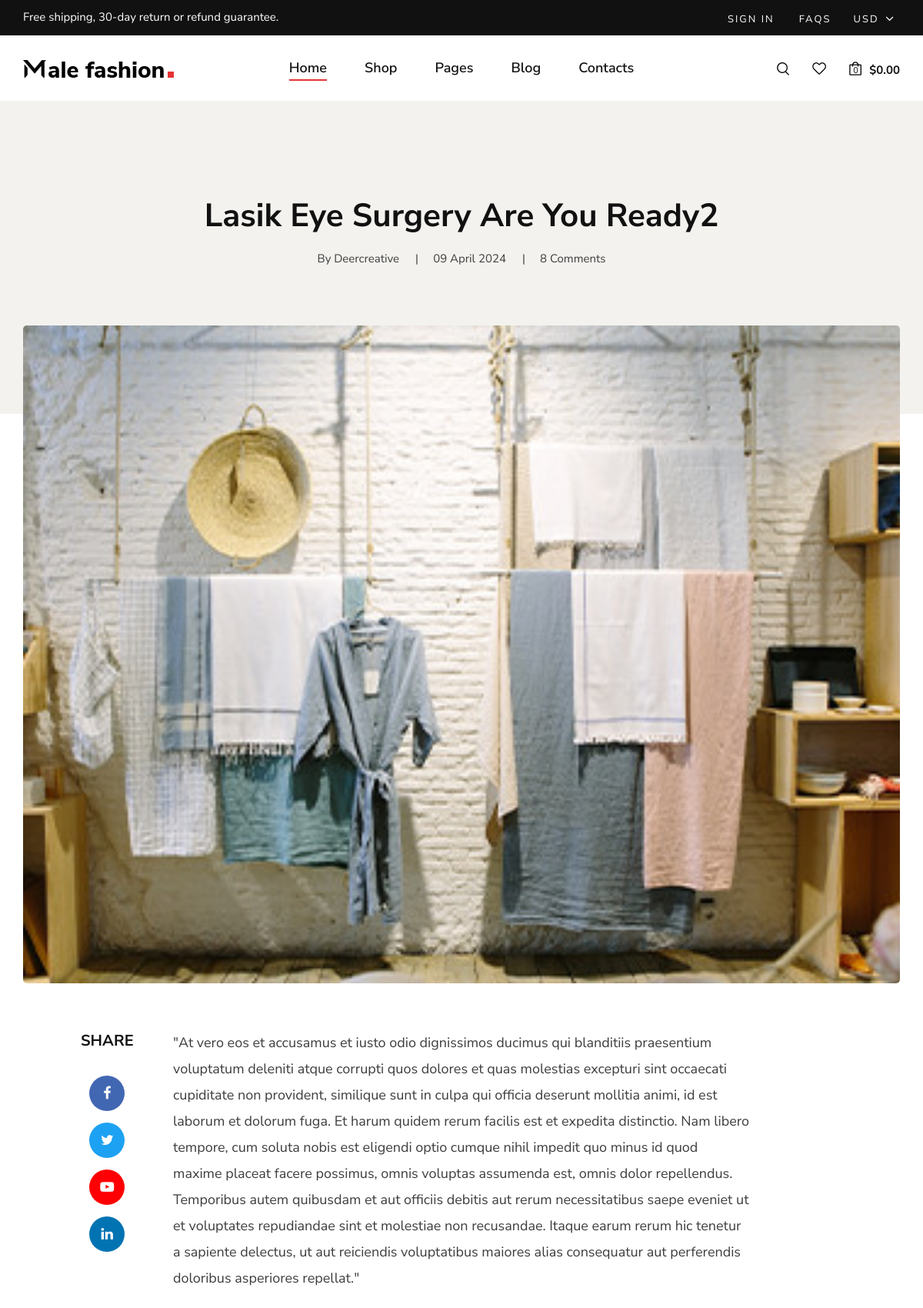
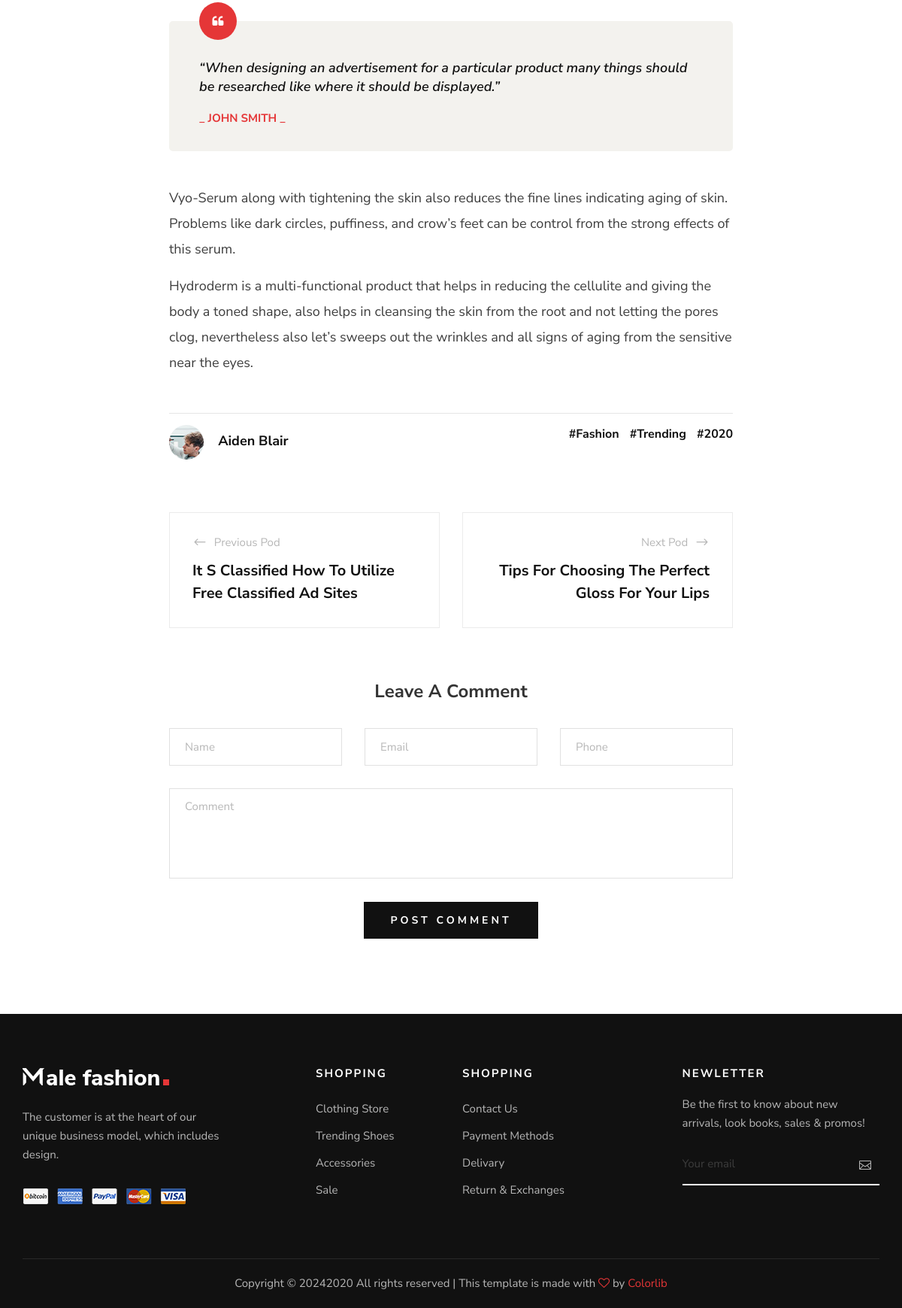
The page /blog-details/lasik-eye-surgery-are-you-ready2/ on the database its author committed (2 pictures, top to bottom).
### core/models.py (models this page shows, shortened)
class BaseModel(models.Model):
  created_at = models.DateTimeField(auto_now_add=True)
  updated_at = models.DateTimeField(auto_now=True)
  is_active = models.BooleanField(default=True)
  class Meta:
    abstract = True

class Setting(BaseModel):
  name = models.CharField(max_length=50)
  address = models.CharField(max_length=100)
  phone = models.CharField(max_length=50)
  email = models.EmailField()
  facebook = models.URLField()
  instagram = models.URLField()
  pinterest = models.URLField()
  twitter = models.URLField()
  youtube = models.URLField()
  logo = models.ImageField(upload_to='logo/')
  blog_bg_image = models.ImageField(upload_to='blog_bg/')
  location = models.URLField(max_length=2000)
  slogan = models.CharField(max_length=2000)
  class Meta:
    verbose_name = ("Setting")
    verbose_name_plural = ("Setting")

class Blog(BaseModel):
  slug = models.SlugField(max_length=100, unique=True)
  title = models.CharField(max_length=100)
  desription = models.TextField()
  aforism = models.CharField(max_length=500)
  author = models.CharField(max_length=50)
  image = models.ImageField(upload_to='blog/')
  class Meta:
    verbose_name = ("Blog")
    verbose_name_plural = ("Blog")

### core/views.py (the view)
# urls.py: path('blog-details/<str:blog_slug>/', blog_details, name='blog-details'),
def blog_details(request, blog_slug):
  blog = Blog.objects.get(slug = blog_slug)
  context = {
    'title' : blog.title,
    'blog' : blog
  }
  return render(request, 'blog-details.html', context=context)

### core/context_processors/context_processors.py (called while the page is built)
def my_setting_func(request):
  setting_data = Setting.objects.first()
  return {
    'setting_data' : setting_data
  }

### core/templates/blog-details.html (shortened to what this page needs)
{% extends 'base.html' %}
{% load static %}
{% block content %}
<section class="blog-hero spad">
    <div class="container">
        <div class="row d-flex justify-content-center">
            <div class="col-lg-9 text-center">
                <div class="blog__hero__text">
                    <h2>{{ blog.title }}</h2>
                    <ul>
                        <li>By Deercreative</li>
                        <li>{{ blog.created_at|date:"d F Y" }}</li>
                        <li>8 Comments</li>
                    </ul>
                </div>
            </div>
        </div>
    </div>
</section>
<section class="blog-details spad">
    <div class="container">
        <div class="row d-flex justify-content-center">
            <div class="col-lg-12">
                <div class="blog__details__pic">
                    <img src="{{ blog.image.url }}" alt="">
                </div>
            </div>
            <div class="col-lg-8">
                <div class="blog__details__content">
                    <div class="blog__details__share">
                        <span>share</span>
                        <ul>
                            <li><a href="#"><i class="fa fa-facebook"></i></a></li>
                            <li><a href="#" class="twitter"><i class="fa fa-twitter"></i></a></li>
                            <li><a href="#" class="youtube"><i class="fa fa-youtube-play"></i></a></li>
                            <li><a href="#" class="linkedin"><i class="fa fa-linkedin"></i></a></li>
                        </ul>
                    </div>
                    <div class="blog__details__text">
                        <p>{{ blog.desription }}</p>
                    </div>
                    <div class="blog__details__quote">
                        <i class="fa fa-quote-left"></i>
                        <p>{{ blog.aforism }}</p>
                        <h6>{{ blog.author }}</h6>
                    </div>
                    <div class="blog__details__text">
                        <p>Vyo-Serum along with tightening the skin also reduces the fine lines indicating aging of
                            skin. Problems like dark circles, puffiness, and crow’s feet can be control from the
                            strong effects of this serum.</p>
                        <p>Hydroderm is a multi-functional product that helps in reducing the cellulite and giving
                            the body a toned shape, also helps in cleansing the skin from the root and not letting
                            the pores clog, nevertheless also let’s sweeps out the wrinkles and all signs of aging
                            from the sensitive near the eyes.</p>
                    </div>
                    <div class="blog__details__option">
                        <div class="row">
                            <div class="col-lg-6 col-md-6 col-sm-6">
                                <div class="blog__details__author">
                                    <div class="blog__details__author__pic">
                                        <img src="{% static 'img/blog/details/blog-author.jpg' %}" alt="">
                                    </div>
                                    <div class="blog__details__author__text">
                                        <h5>Aiden Blair</h5>
                                    </div>
                                </div>
                            </div>
                            <div class="col-lg-6 col-md-6 col-sm-6">
                                <div class="blog__details__tags">
                                    <a href="#">#Fashion</a>
                                    <a href="#">#Trending</a>
                                    <a href="#">#2020</a>
                                </div>
                            </div>
                        </div>
                    </div>
                    <div class="blog__details__btns">
                        <div class="row">
                            <div class="col-lg-6 col-md-6 col-sm-6">
                                <a href="" class="blog__details__btns__item">
                                    <p><span class="arrow_left"></span> Previous Pod</p>
                                    <h5>It S Classified How To Utilize Free Classified Ad Sites</h5>
                                </a>
                            </div>
                            <div class="col-lg-6 col-md-6 col-sm-6">
                                <a href="" class="blog__details__btns__item blog__details__btns__item--next">
                                    <p>Next Pod <span class="arrow_right"></span></p>
                                    <h5>Tips For Choosing The Perfect Gloss For Your Lips</h5>
                                </a>
                            </div>
                        </div>
                    </div>
                    <div class="blog__details__comment">
                        <h4>Leave A Comment</h4>
                        <form action="#">
                            <div class="row">
                                <div class="col-lg-4 col-md-4">
                                    <input type="text" placeholder="Name">
                                </div>
                                <div class="col-lg-4 col-md-4">
                                    <input type="text" placeholder="Email">
                                </div>
                                <div class="col-lg-4 col-md-4">
                                    <input type="text" placeholder="Phone">
                                </div>
                                <div class="col-lg-12 text-center">
                                    <textarea placeholder="Comment"></textarea>
                                    <button type="submit" class="site-btn">Post Comment</button>
                                </div>
                            </div>
                        </form>
                    </div>
                </div>
            </div>
        </div>
    </div>
</section>
{% endblock %}

### core/templates/partials/header.html (shortened to what this page needs)
{% load static %}
<header class="header">
    <div class="header__top">
        <div class="container">
            <div class="row">
                <div class="col-lg-6 col-md-7">
                    <div class="header__top__left">
                        <p>Free shipping, 30-day return or refund guarantee.</p>
                    </div>
                </div>
                <div class="col-lg-6 col-md-5">
                    <div class="header__top__right">
                        <div class="header__top__links">
                            <a href="#">Sign in</a>
                            <a href="#">FAQs</a>
                        </div>
                        <div class="header__top__hover">
                            <span>Usd <i class="arrow_carrot-down"></i></span>
                        </div>
                    </div>
                </div>
            </div>
        </div>
    </div>
    <div class="container">
        <div class="row">
            <div class="col-lg-3 col-md-3">
                <div class="header__logo">
                    <a href="{% url 'home' %}"><img src="{% if setting_data %} {{ setting_data.logo.url }} {% endif %}" alt=""></a>
                </div>
            </div>
            <div class="col-lg-6 col-md-6">
                <nav class="header__menu mobile-menu">
                    <ul>
                        <li class="active"><a href="{% url 'home' %}">Home</a></li>
                        <li><a href="{% url 'shop' %}">Shop</a></li>
                        <li><a href="#">Pages</a>
                        </li>
                        <li><a href="{% url 'blog' %}">Blog</a></li>
                        <li><a href="{% url 'contact_us' %}">Contacts</a></li>
                    </ul>
                </nav>
            </div>
            <div class="col-lg-3 col-md-3">
                <div class="header__nav__option">
                    <a href="#" class="search-switch"><img src="{% static 'img/icon/search.png' %}" alt=""></a>
                    <a href="#"><img src="{% static 'img/icon/heart.png' %}" alt=""></a>
                    <a href="#"><img src="{% static 'img/icon/cart.png' %}" alt=""> <span>0</span></a>
                    <div class="price">$0.00</div>
                </div>
            </div>
        </div>
    </div>
</header>

### rows shown on the page
Setting: logo (picture)
Blog: title "Lasik Eye Surgery Are You Ready2", created_at "09 April 2024", image (picture), desription "\"At vero eos et accusamus et iusto odio dignissimos ducimus qui blanditiis praesentium voluptatum deleniti atque corrupti quos dolores et quas molestias excepturi sint occaecati cupiditate non provident, similique sunt in culpa qui officia deserunt mollitia animi, id est laborum et dolorum fuga. Et harum quidem rerum facilis est et expedita distinctio. Nam libero tempore, cum soluta nobis est eligendi optio cumque nihil impedit quo minus id quod maxime placeat facere possimus, omnis voluptas assumenda est, omnis dolor repellendus. Temporibus autem quibusdam et aut officiis debitis aut rerum necessitatibus saepe eveniet ut et voluptates repudiandae sint et molestiae non recusandae. Itaque…", aforism "“When designing an advertisement for a particular product many things should be researched like where it should be displayed.”", author "_ JOHN SMITH _"
